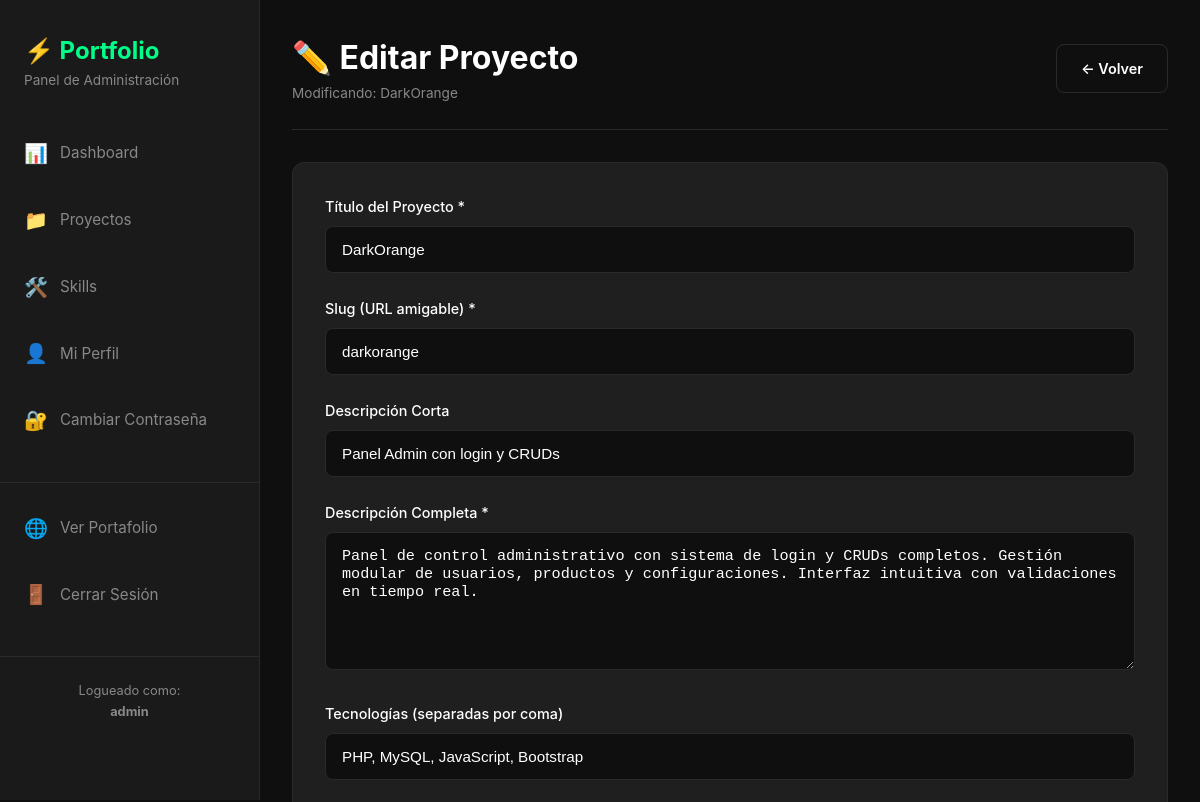
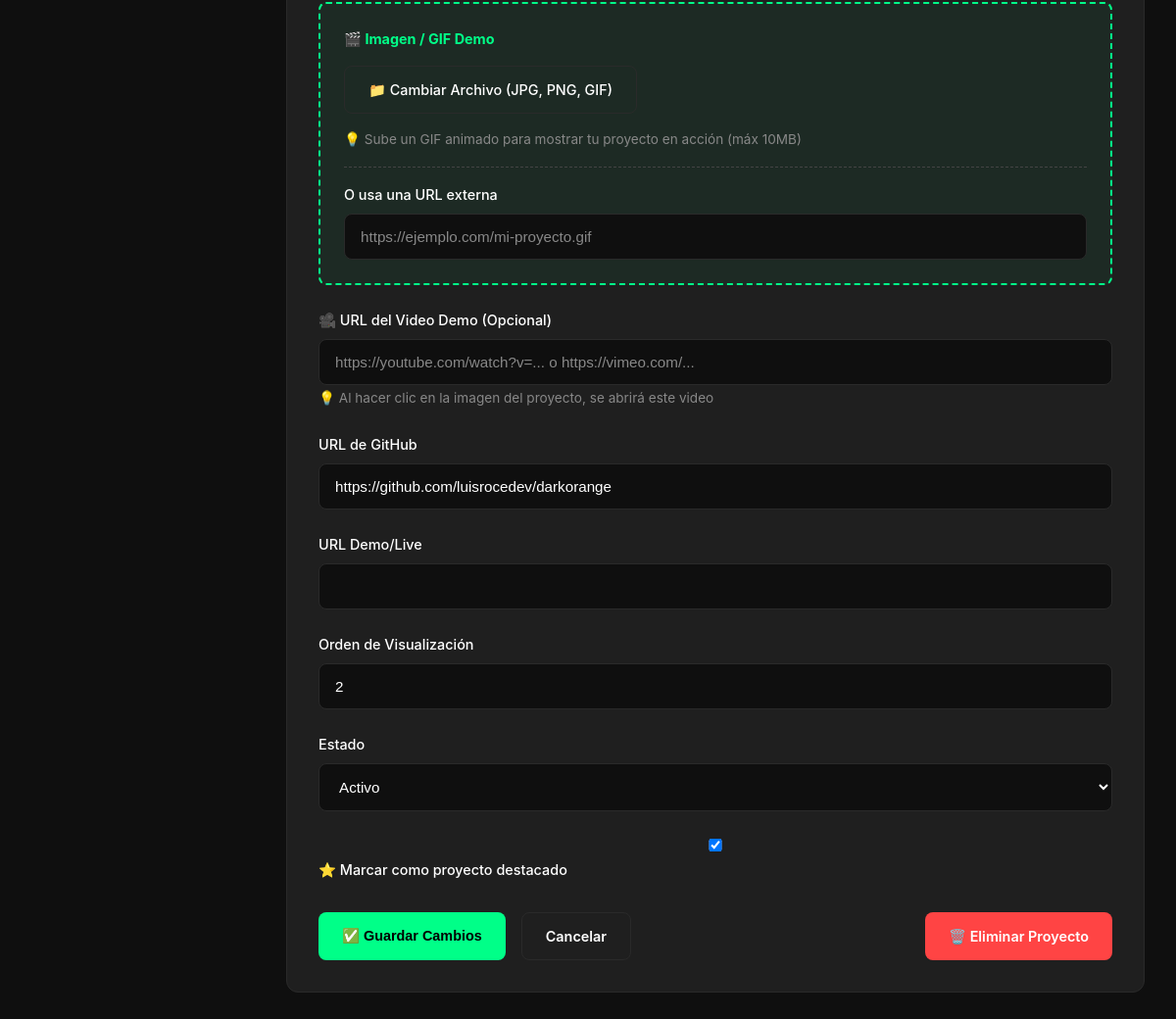
Page /admin/project_edit.php?id=2 (signed in) on the committed database (2 pictures, top to bottom).
### tables this page shows
CREATE TABLE `projects` (
  `id` int(11) NOT NULL AUTO_INCREMENT,
  `title` varchar(255) NOT NULL,
  `slug` varchar(255) NOT NULL,
  `description` text NOT NULL,
  `short_description` varchar(500) DEFAULT NULL,
  `image_url` varchar(500) DEFAULT NULL,
  `technologies` json DEFAULT NULL,
  `github_url` varchar(500) DEFAULT NULL,
  `live_url` varchar(500) DEFAULT NULL,
  `video_url` varchar(500) DEFAULT NULL,
  `featured` tinyint(1) DEFAULT '0',
  `order_position` int(11) DEFAULT '0',
  `status` enum('active','archived','draft') DEFAULT 'active',
  `created_at` timestamp NOT NULL DEFAULT CURRENT_TIMESTAMP,
  `updated_at` timestamp NOT NULL DEFAULT CURRENT_TIMESTAMP ON UPDATE CURRENT_TIMESTAMP,
  PRIMARY KEY (`id`),
  UNIQUE KEY `slug` (`slug`),
  KEY `idx_projects_featured` (`featured`),
  KEY `idx_projects_status` (`status`),
  KEY `idx_projects_slug` (`slug`)
);

### admin/project_edit.php (the view, shortened to what this page needs)
<?php
$project_id = intval($_GET['id'] ?? 0);
$conn = getConnection();
$stmt = $conn->prepare("SELECT * FROM projects WHERE id = ?");
$stmt->bind_param("i", $project_id);
$stmt->execute();
$result = $stmt->get_result();
$project = $result->fetch_assoc();
$technologies_text = '';
$tech_array = json_decode($project['technologies'], true);
if (is_array($tech_array)) {
    $technologies_text = implode(', ', $tech_array);
}
include 'includes/header.php';
?>
<div class="admin-header">
    <div>
        <h1>✏️ Editar Proyecto</h1>
        <p class="text-muted">Modificando: <?php echo htmlspecialchars($project['title']); ?></p>
    </div>
    <div class="admin-header-actions">
        <a href="projects.php" class="btn btn-secondary">
            ← Volver
        </a>
    </div>
</div>
<div class="table-container">
    <form method="POST" action="" enctype="multipart/form-data">
        <div style="padding: 2rem;">
            <div class="form-group">
                <label for="title">Título del Proyecto *</label>
                <input
                    type="text"
                    id="title"
                    name="title"
                    required
                    value="<?php echo htmlspecialchars($_POST['title'] ?? $project['title']); ?>">
            </div>
            <div class="form-group">
                <label for="slug">Slug (URL amigable) *</label>
                <input
                    type="text"
                    id="slug"
                    name="slug"
                    required
                    value="<?php echo htmlspecialchars($_POST['slug'] ?? $project['slug']); ?>">
            </div>
            <div class="form-group">
                <label for="short_description">Descripción Corta</label>
                <input
                    type="text"
                    id="short_description"
                    name="short_description"
                    maxlength="200"
                    value="<?php echo htmlspecialchars($_POST['short_description'] ?? $project['short_description']); ?>">
            </div>
            <div class="form-group">
                <label for="description">Descripción Completa *</label>
                <textarea
                    id="description"
                    name="description"
                    required
                    rows="6"><?php echo htmlspecialchars($_POST['description'] ?? $project['description']); ?></textarea>
            </div>
            <div class="form-group">
                <label for="technologies">Tecnologías (separadas por coma)</label>
                <input
                    type="text"
                    id="technologies"
                    name="technologies"
                    value="<?php echo htmlspecialchars($_POST['technologies'] ?? $technologies_text); ?>">
            </div>
            <div class="form-group" style="border: 2px dashed #00ff88; padding: 1.5rem; border-radius: 8px; background: rgba(0, 255, 136, 0.05);">
                <label style="display: flex; align-items: center; gap: 0.5rem; font-weight: bold; color: #00ff88; margin-bottom: 1rem;">
                    🎬 Imagen / GIF Demo
                </label>
                <div style="margin-bottom: 1rem;">
                    <label for="image_file" class="btn btn-secondary" style="display: inline-block; cursor: pointer;">
                        📁 Cambiar Archivo (JPG, PNG, GIF)
                    </label>
                    <small class="text-muted" style="display: block; margin-top: 0.5rem;">
                        💡 Sube un GIF animado para mostrar tu proyecto en acción (máx 10MB)
                    </small>
                </div>
                <div style="margin-top: 1rem; padding-top: 1rem; border-top: 1px dashed #444;">
                    <label for="image_url">O usa una URL externa</label>
                    <input
                        type="text"
                        id="image_url"
                        name="image_url"
                        placeholder="https://ejemplo.com/mi-proyecto.gif"
                        value="<?php echo htmlspecialchars($_POST['image_url'] ?? $project['image_url']); ?>">
                </div>
            </div>
            <div class="form-group">
                <label for="video_url">🎥 URL del Video Demo (Opcional)</label>
                <input
                    type="url"
                    id="video_url"
                    name="video_url"
                    placeholder="https://youtube.com/watch?v=... o https://vimeo.com/..."
                    value="<?php echo htmlspecialchars($_POST['video_url'] ?? $project['video_url'] ?? ''); ?>">
                <small class="text-muted">
                    💡 Al hacer clic en la imagen del proyecto, se abrirá este video
                </small>
            </div>
            <div class="form-group">
                <label for="github_url">URL de GitHub</label>
                <input
                    type="url"
                    id="github_url"
                    name="github_url"
                    value="<?php echo htmlspecialchars($_POST['github_url'] ?? $project['github_url']); ?>">
            </div>
            <div class="form-group">
                <label for="live_url">URL Demo/Live</label>
                <input
                    type="url"
                    id="live_url"
                    name="live_url"
                    value="<?php echo htmlspecialchars($_POST['live_url'] ?? $project['live_url']); ?>">
            </div>
            <div class="form-group">
                <label for="order_position">Orden de Visualización</label>
                <input
                    type="number"
                    id="order_position"
                    name="order_position"
                    min="0"
                    value="<?php echo htmlspecialchars($_POST['order_position'] ?? $project['order_position']); ?>">
            </div>
            <div class="form-group">
                <label for="status">Estado</label>
                <select id="status" name="status">
                    <?php $current_status = $_POST['status'] ?? $project['status']; ?>
                    <option value="active" <?php echo $current_status === 'active' ? 'selected' : ''; ?>>Activo</option>
                </select>
            </div>
            <div class="form-group">
                <label>
                    <input
                        type="checkbox"
                        name="featured"
                        value="1"
                        <?php echo (isset($_POST['featured']) || $project['featured']) ? 'checked' : ''; ?>>
                    ⭐ Marcar como proyecto destacado
                </label>
            </div>
            <div class="flex gap-2" style="margin-top: 2rem;">
                <button type="submit" class="btn btn-primary">
                    ✅ Guardar Cambios
                </button>
                <a href="projects.php" class="btn btn-secondary">
                    Cancelar
                </a>
                <a href="project_delete.php?id=<?php echo $project_id; ?>"
                    class="btn btn-danger"
                    onclick="return confirm('¿Estás seguro de eliminar este proyecto?')"
                    style="margin-left: auto;">
                    🗑️ Eliminar Proyecto
                </a>
            </div>
        </div>
    </form>
</div>
<?php include 'includes/footer.php'; ?>

### assets/css/admin.css (style rules this page uses)
:root { --admin-bg: #0f0f0f; --admin-sidebar: #1a1a1a; --admin-card: #1f1f1f; --admin-border: #2a2a2a; --admin-text: #ffffff; --admin-text-muted: #888888; --admin-accent: #00ff88; --admin-accent-hover: #00cc6a; --admin-danger: #ff4444; --admin-warning: #ffaa00; --admin-success: #00ff88; --admin-info: #00aaff; }
* { margin: 0; padding: 0; box-sizing: border-box; }
body { font-family: 'Inter', -apple-system, BlinkMacSystemFont, 'Segoe UI', sans-serif; background-color: var(--admin-bg); color: var(--admin-text); line-height: 1.6; }
.form-group { margin-bottom: 1.5rem; }
.form-group label { display: block; margin-bottom: 0.5rem; font-weight: 500; font-size: 0.9rem; color: var(--admin-text); }
.form-group input, .form-group textarea, .form-group select { width: 100%; padding: 0.875rem 1rem; background-color: var(--admin-bg); border: 1px solid var(--admin-border); border-radius: 8px; color: var(--admin-text); font-size: 0.95rem; transition: all 0.3s ease; }
.form-group textarea { min-height: 120px; resize: vertical; }
.form-group input::placeholder { color: var(--admin-text-muted); }
.btn { display: inline-flex; align-items: center; justify-content: center; gap: 0.5rem; padding: 0.75rem 1.5rem; border: none; border-radius: 8px; font-weight: 600; font-size: 0.9rem; cursor: pointer; transition: all 0.3s ease; text-decoration: none; }
.btn-primary { background-color: var(--admin-accent); color: #000000; }
.btn-secondary { background-color: transparent; border: 1px solid var(--admin-border); color: var(--admin-text); }
.btn-danger { background-color: var(--admin-danger); color: white; }
.text-muted { color: var(--admin-text-muted); font-size: 0.85rem; }
.admin-header { display: flex; justify-content: space-between; align-items: center; margin-bottom: 2rem; padding-bottom: 1.5rem; border-bottom: 1px solid var(--admin-border); }
.admin-header h1 { font-size: 2rem; font-weight: 700; }
.admin-header-actions { display: flex; gap: 1rem; }
.table-container { background-color: var(--admin-card); border: 1px solid var(--admin-border); border-radius: 12px; overflow: hidden; margin-bottom: 2rem; }
.flex { display: flex; }
.gap-2 { gap: 1rem; }

### rows in the picture
projects: title "DarkOrange", slug "darkorange", short_description "Panel Admin con login y CRUDs", description "Panel de control administrativo con sistema de login y CRUDs completos. Gestión modular de usuarios, productos y configuraciones. Interfaz intuitiva con validaciones en tiempo real.", technologies "PHP, MySQL, JavaScript, Bootstrap", github_url "https://github.com/luisrocedev/darkorange", order_position "2", status "Activo", featured "☑"

### other values in the picture
$admin_username "admin"
